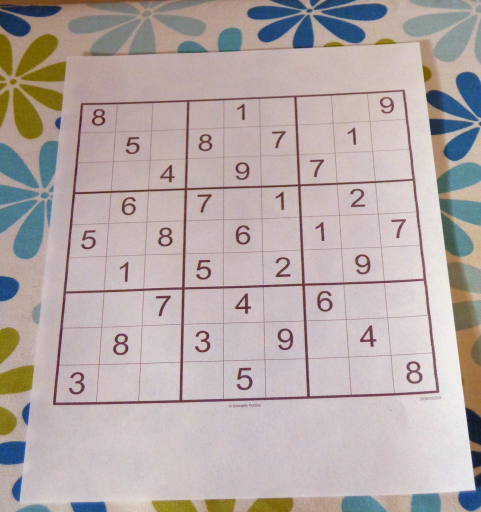
#> input picture images/sudoku.jpg, 962 x 1024 px (shown at 1/2 size)
$ python -i image_process.py   (imports and definitions only)
#> lines starting #> are read from the running program, lines starting #| are printed output that depends on the picture; after the words box and inside, x2 and y2 are one past the last pixel; in counts of white or black regions, pixels touching at a corner belong together
#> further down, picture is the input picture: shape (1024, 962, 3); mean B, G, R 167.9, 169.5, 181
import cv2
import numpy as np
import tensorflow as tf
import operator

import cv2

def preprocess(img):
    img_gray = cv2.cvtColor(img, cv2.COLOR_BGR2GRAY)
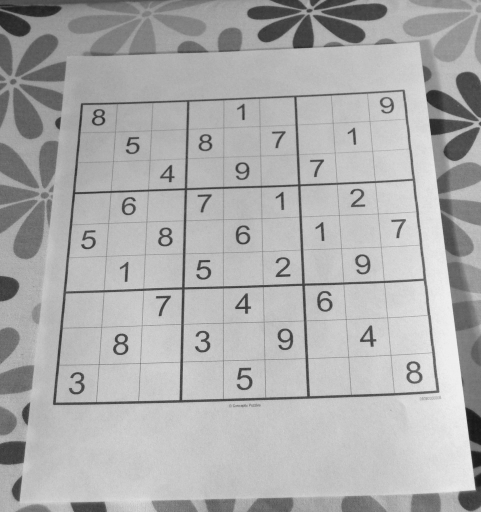
#> img_gray: shape (1024, 962) (shown at 1/2 size); min 20, max 244, mean 172.8
    blur = cv2.GaussianBlur(img_gray, (9, 9), 0)
    thresh = cv2.adaptiveThreshold(blur, 255, cv2.ADAPTIVE_THRESH_GAUSSIAN_C, cv2.THRESH_BINARY, 11, 2)
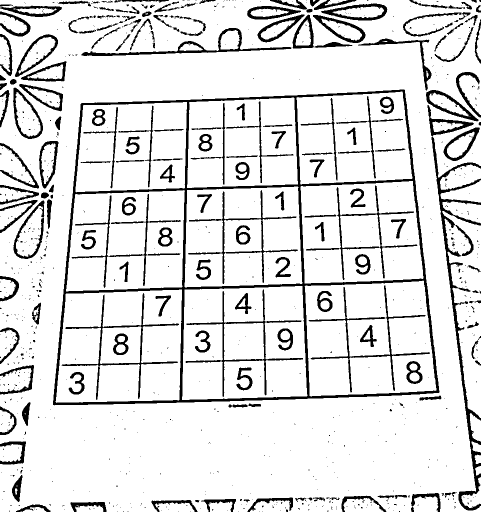
#> thresh: shape (1024, 962) (shown at 1/2 size); 87.7% white; 904 black regions (709 under 20 px), largest, box (x1, y1, x2, y2) and area: (106, 179, 879, 811) 26067, (855, 210, 962, 1021) 9251, (617, 571, 860, 785) 2957

    inverted = cv2.bitwise_not(thresh, 0)
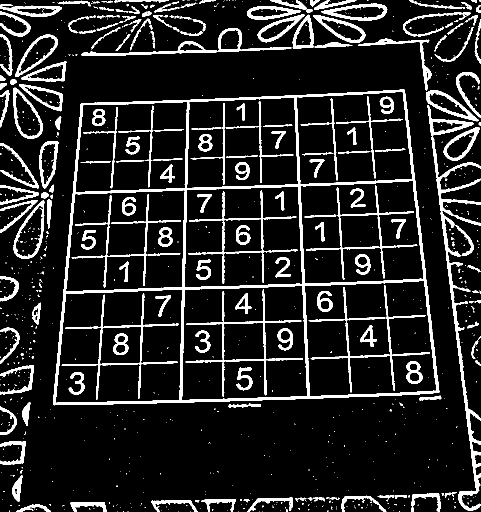
#> inverted: shape (1024, 962) (shown at 1/2 size); 12.3% white; 904 white regions (709 under 20 px), largest, box (x1, y1, x2, y2) and area: (106, 179, 879, 811) 26067, (855, 210, 962, 1021) 9251, (617, 571, 860, 785) 2957

    kernel = cv2.getStructuringElement(cv2.MORPH_RECT, (2, 2))
    morph = cv2.morphologyEx(inverted, cv2.MORPH_OPEN, kernel)
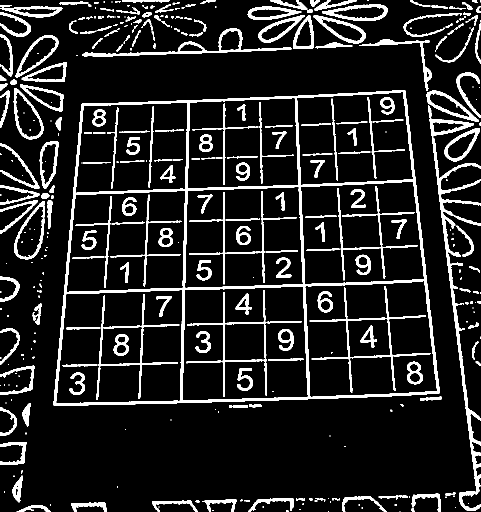
#> morph: shape (1024, 962) (shown at 1/2 size); 12% white; 392 white regions (156 under 20 px), largest, box (x1, y1, x2, y2) and area: (107, 180, 880, 811) 26037, (864, 275, 962, 1022) 7296, (619, 572, 861, 786) 2926

    result = cv2.dilate(morph, kernel, iterations=1)
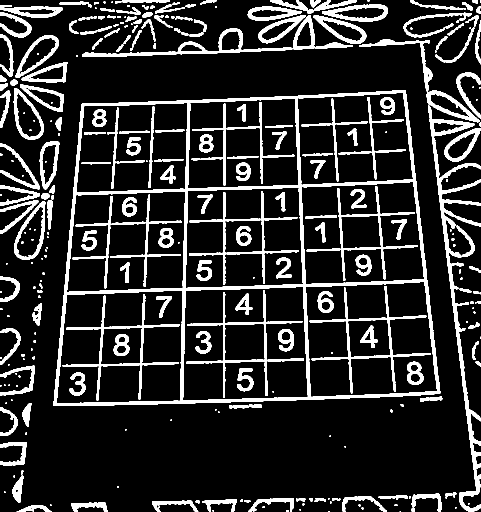
#> result: shape (1024, 962) (shown at 1/2 size); 15.3% white; 332 white regions (103 under 20 px), largest, box (x1, y1, x2, y2) and area: (107, 180, 881, 812) 31484, (864, 275, 962, 1023) 8906, (619, 572, 862, 787) 3889
    return result

# [175 lines left out: functions create_grid_mask, get_grid_lines, find_contours, warp_image, split_into_squares, clean_squares and 4 more, not called in this run]


def draw_extreme_corners(pts, original):
    cv2.circle(original, pts, 7, (0, 255, 0), cv2.FILLED)


# [52 lines left out: functions clean_helper, grid_line_helper, draw_lines, not called in this run]

>>> import cv2
>>> picture = cv2.imread('../images/sudoku.jpg')
>>> result = preprocess(picture)
